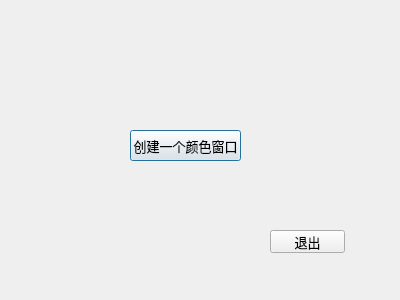
<?xml version="1.0" encoding="UTF-8"?>
<ui version="4.0">
 <class>Dialog</class>
 <widget class="QDialog" name="Dialog">
  <property name="geometry">
   <rect>
    <x>0</x>
    <y>0</y>
    <width>400</width>
    <height>300</height>
   </rect>
  </property>
  <property name="windowTitle">
   <string>Dialog</string>
  </property>
  <widget class="QPushButton" name="pushButton">
   <property name="geometry">
    <rect>
     <x>130</x>
     <y>130</y>
     <width>111</width>
     <height>31</height>
    </rect>
   </property>
   <property name="font">
    <font>
     <family>Microsoft YaHei UI</family>
     <pointsize>10</pointsize>
    </font>
   </property>
   <property name="text">
    <string>创建一个颜色窗口</string>
   </property>
  </widget>
  <widget class="QPushButton" name="pushButton_2">
   <property name="geometry">
    <rect>
     <x>270</x>
     <y>230</y>
     <width>75</width>
     <height>23</height>
    </rect>
   </property>
   <property name="font">
    <font>
     <family>Microsoft YaHei UI</family>
     <pointsize>10</pointsize>
    </font>
   </property>
   <property name="text">
    <string>退出</string>
   </property>
  </widget>
 </widget>
 <layoutdefault spacing="6" margin="11"/>
 <resources/>
 <connections/>
</ui>
